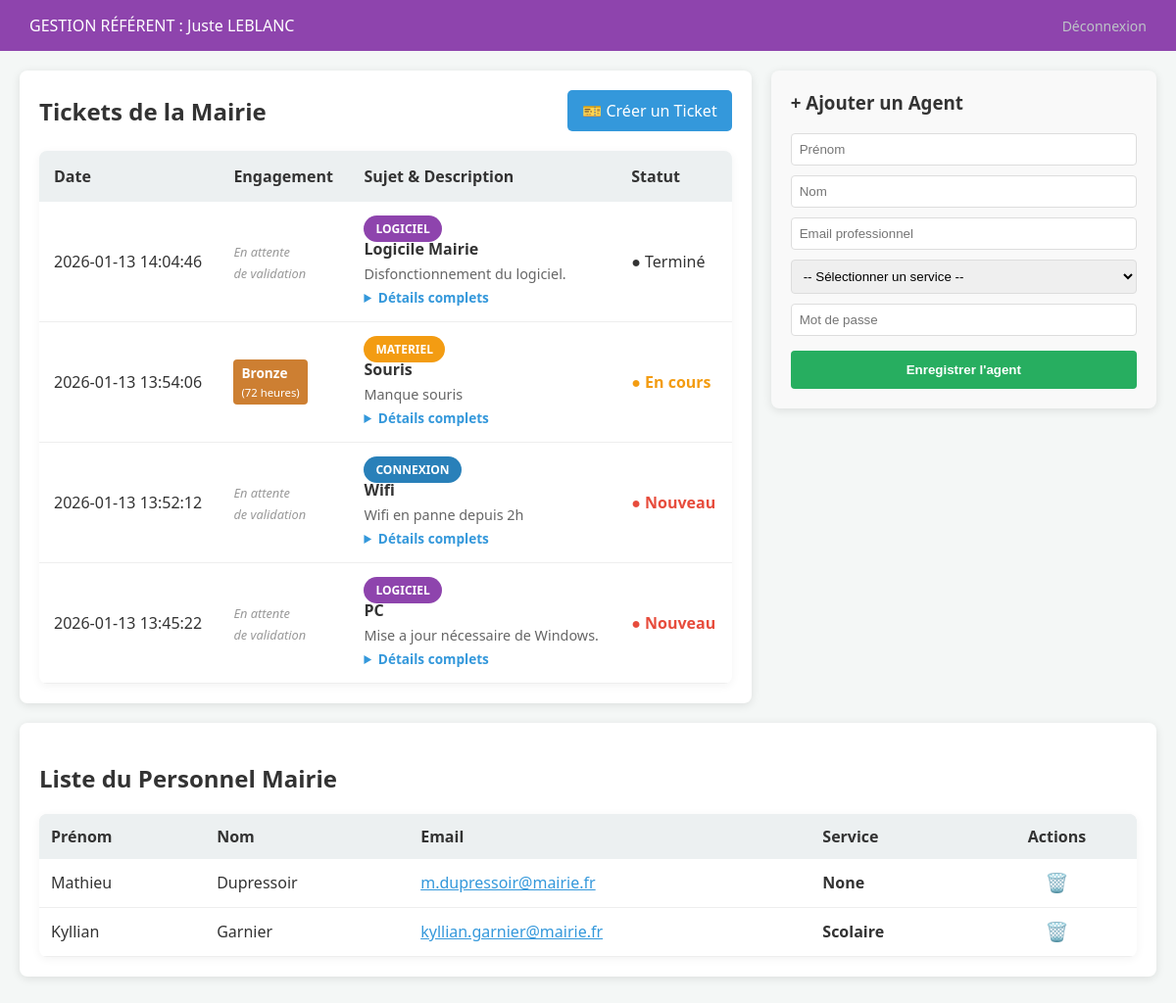
Screenshot of /referent/dashboard (signed in) with the database file from the repository.
### tables this page shows
CREATE TABLE usager (
    id INTEGER PRIMARY KEY AUTOINCREMENT,
    nom TEXT NOT NULL,
    prenom TEXT NOT NULL,
    email TEXT NOT NULL UNIQUE,
    mdp TEXT NOT NULL,
    role TEXT, -- Accepté comme NULL maintenant
    service TEXT,
    specialite TEXT,
    mairie_id INTEGER,
    prestataire_id INTEGER
);

CREATE TABLE ticket (
    id INTEGER PRIMARY KEY AUTOINCREMENT,
    titre TEXT NOT NULL,
    description TEXT,
    type_prestation TEXT NOT NULL, -- 'connexion', 'materiel', 'logiciel', 'securite'
    statut TEXT DEFAULT 'Nouveau',
    date_creation DATETIME DEFAULT CURRENT_TIMESTAMP,
    createur_id INTEGER NOT NULL,
    admin_id INTEGER, technicien_id INTEGER, duree TEXT, contrat TEXT,
    FOREIGN KEY (createur_id) REFERENCES "usager_old"(id),
    FOREIGN KEY (admin_id) REFERENCES "usager_old"(id)
);

### app.py (the view)
@app.route('/referent/dashboard')
@login_required
def dashboard_referent():
    if current_user.role not in ['referent', 'référent']:
        return redirect(url_for('login'))
    conn = get_db_connection()
    membres = conn.execute('''
        SELECT id, nom, prenom, email, service
        FROM usager
        WHERE mairie_id = ? AND role = 'personnel_mairie'
    ''', (current_user.mairie_id,)).fetchall()
    tickets = conn.execute('''
        SELECT t.*, u.nom as demandeur, u.service
        FROM ticket t
        JOIN usager u ON t.createur_id = u.id
        WHERE u.mairie_id = ?
        ORDER BY t.date_creation DESC
    ''', (current_user.mairie_id,)).fetchall()
    conn.close()
    return render_template('dashboard_referent.html', membres=membres, tickets=tickets)

### app.py (called while the page is built)
def get_db_connection():
    conn = sqlite3.connect('mairie.db')
    conn.row_factory = sqlite3.Row
    return conn

@login_manager.user_loader
def load_user(user_id):
    conn = get_db_connection()
    u = conn.execute('SELECT * FROM usager WHERE id = ?', (user_id,)).fetchone()
    conn.close()
    if u:
        return Usager(u['id'], u['nom'], u['prenom'], u['role'], u['mairie_id'])
    return None

### templates/dashboard_referent.html (shortened to what this page needs)
<!DOCTYPE html>
<html lang="fr">
<head>
    <link rel="stylesheet" href="{{ url_for('static', filename='css/style.css') }}">
</head>
<body class="menu-body">
    <header class="admin-header" style="background-color: #8e44ad;">
        <div class="logo">GESTION RÉFÉRENT : {{ current_user.prenom }} {{ current_user.nom }}</div>
        <a href="{{ url_for('logout') }}" class="btn-logout">Déconnexion</a>
    </header>
    <div style="display: flex; gap: 20px; padding: 20px; align-items: flex-start;">
        <div style="flex: 2; background: white; padding: 20px; border-radius: 8px; box-shadow: 0 2px 10px rgba(0,0,0,0.1);">
            <div style="display: flex; justify-content: space-between; align-items: center; margin-bottom: 20px;">
                <h2 style="margin: 0;">Tickets de la Mairie</h2>
                <a href="{{ url_for('nouveau_ticket') }}" class="btn-primary" style="text-decoration: none; padding: 10px 15px; background: #3498db; color: white; border-radius: 5px;">🎫 Créer un Ticket</a>
            </div>
            <table>
            <thead>
                <tr>
                    <th>Date</th>
                    <th>Engagement</th> <th>Sujet & Description</th>
                    <th>Statut</th>
                </tr>
            </thead>
            <tbody>
                {% for ticket in tickets %}
                <tr>
                    <td>{{ ticket['date_creation'] }}</td>
                    <td>
                        {% if ticket['contrat'] %}
                            <div class="badge-contrat {{ ticket['contrat'].lower() }}">
                                {{ ticket['contrat'] }}<br>
                                <small style="font-weight: normal;">({{ ticket['duree'] }})</small>
                            </div>
                        {% else %}
                            <em style="color: #999; font-size: 0.8em;">En attente<br>de validation</em>
                        {% endif %}
                    </td>
                    <td style="max-width: 300px;">
                        <span class="badge {{ ticket['type_prestation'] }}" style="font-size: 0.75em;">
                            {{ ticket['type_prestation'] }}
                        </span><br>
                        <strong>{{ ticket['titre'] }}</strong>
                        <div class="desc-tronquee">{{ ticket['description'] }}</div>
                        <details>
                            <summary>Détails complets</summary>
                        </details>
                    </td>
                    <td>
                        <span class="status-{{ ticket['statut'].lower().replace(' ', '') }}">
                            ● {{ ticket['statut'] }}
                        </span>
                    </td>
                </tr>
                {% else %}
                <tr>
                    <td colspan="4" style="text-align: center; padding: 50px; color: #999;">
                        Aucun ticket pour le moment.
                    </td>
                </tr>
                {% endfor %}
            </tbody>
        </table>
        </div>
        <div style="flex: 1; background: #f9f9f9; padding: 20px; border-radius: 8px; box-shadow: 0 2px 10px rgba(0,0,0,0.1);">
            <h3 style="margin-top: 0;">+ Ajouter un Agent</h3>
            <form action="{{ url_for('ajouter_personnel_referent') }}" method="POST">
                <input type="text" name="prenom" placeholder="Prénom" required style="width: 95%; margin-bottom: 10px; padding: 8px; border: 1px solid #ddd; border-radius: 4px;">
                <input type="text" name="nom" placeholder="Nom" required style="width: 95%; margin-bottom: 10px; padding: 8px; border: 1px solid #ddd; border-radius: 4px;">
                <input type="email" name="email" placeholder="Email professionnel" required style="width: 95%; margin-bottom: 10px; padding: 8px; border: 1px solid #ddd; border-radius: 4px;">
                <select name="service" required style="width: 100%; margin-bottom: 10px; padding: 8px; border: 1px solid #ddd; border-radius: 4px;">
                    <option value="">-- Sélectionner un service --</option>
                </select>
                <input type="password" name="mdp" placeholder="Mot de passe" required style="width: 95%; margin-bottom: 15px; padding: 8px; border: 1px solid #ddd; border-radius: 4px;">
                <button type="submit" style="width: 100%; background: #27ae60; color: white; border: none; padding: 12px; border-radius: 4px; cursor: pointer; font-weight: bold;">Enregistrer l'agent</button>
            </form>
        </div>
    </div>
    <div style="padding: 0 20px 40px 20px;">
        <div style="background: white; padding: 20px; border-radius: 8px; box-shadow: 0 2px 10px rgba(0,0,0,0.1);">
            <h2>Liste du Personnel Mairie</h2>
            <table style="width: 100%; border-collapse: collapse;">
                <thead>
                    <tr style="background: #f2f2f2; text-align: left;">
                        <th style="padding: 12px;">Prénom</th>
                        <th style="padding: 12px;">Nom</th>
                        <th style="padding: 12px;">Email</th>
                        <th style="padding: 12px;">Service</th>
                        <th style="padding: 12px; text-align: center;">Actions</th>
                    </tr>
                </thead>
                <tbody>
                    {% for membre in membres %}
                    <tr style="border-bottom: 1px solid #eee;">
                        <td style="padding: 12px;">{{ membre.prenom }}</td>
                        <td style="padding: 12px;">{{ membre.nom }}</td>
                        <td style="padding: 12px;"><a href="mailto:{{ membre.email }}" style="color: #3498db;">{{ membre.email }}</a></td>
                        <td style="padding: 12px;"><strong>{{ membre.service }}</strong></td>
                        <td style="padding: 12px; text-align: center;">
                            <form action="{{ url_for('supprimer_personnel', user_id=membre.id) }}"
                                  method="POST"
                                  onsubmit="return confirm('Êtes-vous sûr de vouloir supprimer {{ membre.prenom }} {{ membre.nom }} ?');"
                                  style="display: inline;">
                                <button type="submit" style="background: none; border: none; color: #e74c3c; cursor: pointer; font-size: 1.2em;" title="Supprimer cet agent">
                                    🗑️
                                </button>
                            </form>
                        </td>
                    </tr>
                    {% endfor %}
                </tbody>
            </table>
        </div>
    </div>
</body>
</html>

### static/css/style.css (style rules this page uses)
:root { --admin-dark: #2c3e50; --admin-blue: #34495e; --mairie-blue: #3498db; --success: #27ae60; --danger: #e74c3c; --warning: #f39c12; --bg-light: #f4f7f6; --text-dark: #333; }
body { font-family: 'Segoe UI', Tahoma, Geneva, Verdana, sans-serif; background-color: var(--bg-light); color: var(--text-dark); margin: 0; }
.admin-header { background: var(--admin-dark); color: white; padding: 15px 30px; display: flex; justify-content: space-between; align-items: center; }
table { width: 100%; background: white; border-collapse: collapse; border-radius: 8px; overflow: hidden; box-shadow: 0 2px 10px rgba(0,0,0,0.05); }
th { background-color: #ecf0f1; padding: 15px; text-align: left; }
td { padding: 15px; border-bottom: 1px solid #eee; }
.badge { padding: 5px 12px; border-radius: 20px; font-size: 12px; font-weight: bold; color: white; text-transform: uppercase; }
.connexion { background-color: #2980b9; }
.materiel { background-color: #f39c12; }
.logiciel { background-color: #8e44ad; }
.status-nouveau { color: var(--danger); font-weight: bold; }
.status-encours { color: var(--warning); font-weight: bold; }
.btn-logout { color: #bdc3c7; text-decoration: none; font-size: 14px; }

### templates/dashboard_referent.html (style rules this page uses)
.desc-tronquee { display: -webkit-box; -webkit-line-clamp: 2; -webkit-box-orient: vertical; overflow: hidden; text-overflow: ellipsis; color: #666; font-size: 0.9em; margin-top: 5px; }
details summary { cursor: pointer; color: #3498db; font-size: 0.85em; font-weight: bold; outline: none; margin-top: 5px; }
.badge-contrat { display: inline-block; padding: 4px 8px; border-radius: 4px; font-size: 0.85em; font-weight: bold; }
.bronze { background-color: #cd7f32; color: #fff; }

### rows the page displays
usager: prenom "Juste", nom "LEBLANC"
ticket: date_creation "2026-01-13 14:04:46", shows "En attente", type_prestation "LOGICIEL", titre "Logicile Mairie", description "Disfonctionnement du logiciel.", statut "Terminé"
ticket: date_creation "2026-01-13 13:54:06", contrat "Bronze", duree "72 heures", type_prestation "MATERIEL", titre "Souris", description "Manque souris", statut "En cours"
ticket: date_creation "2026-01-13 13:52:12", shows "En attente", type_prestation "CONNEXION", titre "Wifi", description "Wifi en panne depuis 2h", statut "Nouveau"
ticket: date_creation "2026-01-13 13:45:22", shows "En attente", type_prestation "LOGICIEL", titre "PC", description "Mise a jour nécessaire de Windows.", statut "Nouveau"
usager: prenom "Mathieu", nom "Dupressoir", email "m.dupressoir@mairie.fr", service "None"
usager: prenom "Kyllian", nom "Garnier", email "kyllian.garnier@mairie.fr", service "Scolaire"
